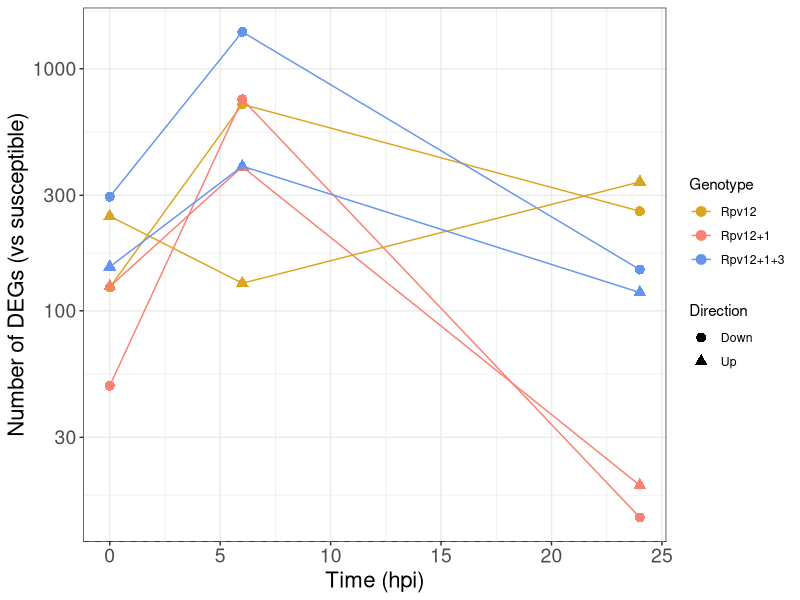
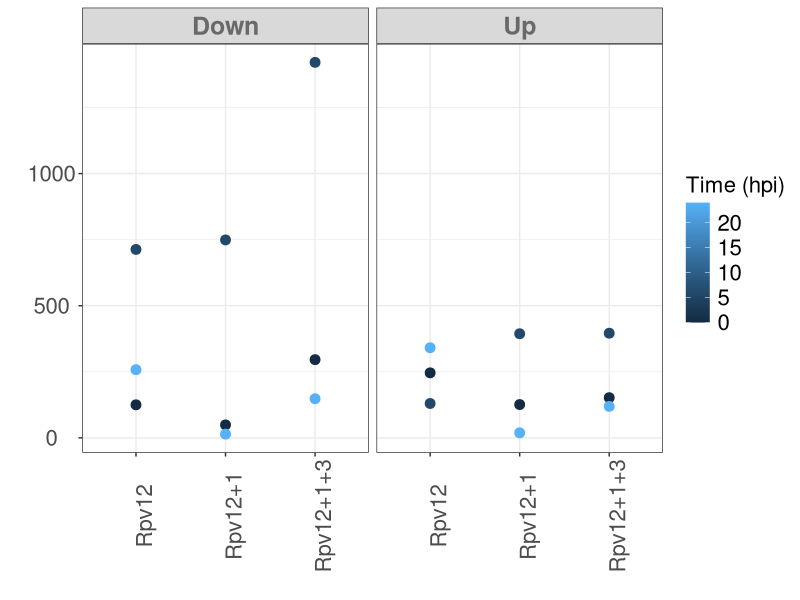

Write R code to recreate these figures, in order.
######################################## COUNTS OF DEGs #################
library(stats)
library(dplyr)
library(emmeans)
library(ggplot2)
library(MASS)

##########################################################################
####### 3 GENOTYPES #######################
#### Model A
DEGcounts <- read.table("DGEA/DEGs_genotype_time_direction_overview.csv", sep=",", header = TRUE)
myCountDF <- as.data.frame(DEGcounts[,c(2:5)])

myCountDF$DEGs <- as.numeric(myCountDF$DEGs)
myCountDF$genotype <- factor(myCountDF$genotype)
myCountDF$timing <- factor(myCountDF$timing)
myCountDF$direction <- factor(myCountDF$direction)

str(myCountDF)

m1 <- glm.nb(
  DEGs ~ genotype + timing + direction,
  data = myCountDF
)

sum(residuals(m1, type="pearson")^2) / df.residual(m1) # 1.228425

summary(m1)
# Coefficients:
# Estimate Std. Error t value Pr(>|t|)    
# (Intercept)         5.5565     0.3697  15.029  < 2e-16 ***
# genotypeRpv12+1    -1.0436     0.3706  -2.816  0.00487 ** 
# genotypeRpv12+1+3  -0.1515     0.3692  -0.410  0.68164    
# timing6             1.4408     0.3694   3.901  9.6e-05 ***
# timing24           -0.3239     0.3712  -0.872  0.38294    
# directionUp        -0.1930     0.3022  -0.639  0.52303     

# The model analyzes how much each resistant genotype diverges from the susceptible over time.
# The susceptible control defines the zero point, not a modeled group.
# The significant timing effect means that divergence from the susceptible changes strongly across infection time.
# The direction trend suggests more suppression than activation relative to the susceptible.
# The genotype effect being nonsignificant implies similar total transcriptomic divergence among resistant genotypes (differences may still occur in which genes, but not in the number).

anova(m1, test = "Chisq")
# Df Deviance Resid. Df Resid. Dev       F   Pr(>Chi)   
# NULL                          17     47.668              
# genotype   2   2.8993        15     44.769    0.2347    
# timing     2  25.1998        13     19.569 3.372e-06 ***
# direction  1   0.3662        12     19.203    0.5451       

# Timing significantly affects DEG counts (p < 0.001), while the effect of direction or genotype is not significant.
# Infection time greatly affects DEG counts
# Resistant genotypes do not simply “increase DEG count” compared to each other.

emm <- emmeans(m1, ~ genotype | timing)
print(pairs(emm, adjust = "tukey"))
# timing = 0:
# contrast                estimate    SE  df z.ratio p.value
# Rpv12 - (Rpv12+1)          1.044 0.371 Inf   2.816  0.0135 *
# Rpv12 - (Rpv12+1+3)        0.151 0.369 Inf   0.410  0.9114
# (Rpv12+1) - (Rpv12+1+3)   -0.892 0.371 Inf  -2.406  0.0426 *

# timing = 6:
# contrast                estimate    SE  df z.ratio p.value
# Rpv12 - (Rpv12+1)          1.044 0.371 Inf   2.816  0.0135 *
# Rpv12 - (Rpv12+1+3)        0.151 0.369 Inf   0.410  0.9114
# (Rpv12+1) - (Rpv12+1+3)   -0.892 0.371 Inf  -2.406  0.0426 *

# timing = 24:
# contrast                estimate    SE  df z.ratio p.value
# Rpv12 - (Rpv12+1)          1.044 0.371 Inf   2.816  0.0135 *
# Rpv12 - (Rpv12+1+3)        0.151 0.369 Inf   0.410  0.9114
# (Rpv12+1) - (Rpv12+1+3)   -0.892 0.371 Inf  -2.406  0.0426 *

p.adjust(c(0.0135, 0.9114, 0.0426), method="fdr") # 0.0405 0.9114 0.0639
# At each time point:
# Rpv12 vs Rpv12+1 differs significantly.
# But Rpv12+1+3 is not consistently higher (sometimes even lower).
# Therefore:
# More loci ≠ more DEGs. Stacking changes which genes, not the total number.

################## Plot 
myCountDF$timing <- as.numeric(as.character(myCountDF$timing))

ggplot(myCountDF, aes(x = timing, y = DEGs,
                      color = genotype, shape = direction, group = interaction(genotype, direction))) +
  geom_point(size = 3) +
  geom_line() +
  geom_hline(yintercept = 0, linetype = "dashed") +
  scale_color_manual(values = c("Rpv12" = "goldenrod",
                                "Rpv12+1" = "salmon",
                                "Rpv12+1+3" = "cornflowerblue")) +
  scale_y_log10() +
  theme_bw() +
  labs(
    y = "Number of DEGs (vs susceptible)",
    x = "Time (hpi)",
    color = "Genotype",
    shape = "Direction"
  ) +
  theme(
    legend.position = "right",
    axis.text = element_text(size = 14),
    axis.title = element_text(size = 16)
  )

# DEGs_time_direction_genotypes.jpg

################## Q: Does the number of DEGs systematically increases with the number of loci. ##############
#### Model B
myCountDF$loci <- as.numeric(factor(myCountDF$genotype, levels = c("Rpv12", "Rpv12+1", "Rpv12+1+3")))
# loci = 1, 2, 3
m_loci <- glm.nb(
  DEGs ~ loci + timing + direction,
  data = myCountDF
)

summary(m_loci)
# Coefficients:
# Estimate Std. Error t value Pr(>|t|)    
# (Intercept)  5.35594    0.55234   9.697  < 2e-16 ***
# loci        -0.03758    0.21390  -0.176  0.86054    
# timing6      1.26250    0.42743   2.954  0.00314 ** 
# timing24    -0.11451    0.42841  -0.267  0.78925    
# directionUp -0.29980    0.34930  -0.858  0.39073    

anova(m_loci, test = "Chisq")
# Df Deviance Resid. Df Resid. Dev  Pr(>Chi)    
# NULL                         17     35.633              
# loci       1   0.6957        16     34.938 0.4042241    
# timing     2  14.6501        14     20.288 0.0006588 ***
# direction  1   0.6646        13     19.623 0.4149351    

p.adjust(c(0.4042241, 0.0006588, 0.4149351), method="fdr")
# 0.4149351 0.0019764 0.4149351

# The non-significant loci trend means the overall DEG counts are not simply scaling with the number of introgressed loci.
# Across time points, the total number of DEGs significantly changes (p = 0.0006588)
# timing significant

emm <- emmeans(m_loci, ~ timing | loci)
print(pairs(emm, adjust = "tukey"))
# loci = 2:
# contrast           estimate    SE  df z.ratio p.value
# timing0 - timing6    -1.263 0.427 Inf  -2.954  0.0088
# timing0 - timing24    0.115 0.428 Inf   0.267  0.9614
# timing6 - timing24    1.377 0.428 Inf   3.221  0.0037

emm <- emmeans(m_loci, ~ timing + direction | loci)
print(pairs(emm, adjust = "tukey"))
# loci = 2:
# contrast                     estimate    SE  df z.ratio p.value
# timing0 Down - timing6 Down    -1.263 0.427 Inf  -2.954  0.0370 *
# timing0 Down - timing24 Down    0.115 0.428 Inf   0.267  0.9998
# timing0 Down - timing0 Up       0.300 0.349 Inf   0.858  0.9562
# timing0 Down - timing6 Up      -0.963 0.552 Inf  -1.744  0.5022
# timing0 Down - timing24 Up      0.414 0.553 Inf   0.749  0.9756
# timing6 Down - timing24 Down    1.377 0.428 Inf   3.221  0.0162
# timing6 Down - timing0 Up       1.562 0.552 Inf   2.830  0.0529
# timing6 Down - timing6 Up       0.300 0.349 Inf   0.858  0.9562
# timing6 Down - timing24 Up      1.677 0.552 Inf   3.036  0.0289 *
# timing24 Down - timing0 Up      0.185 0.553 Inf   0.335  0.9994
# timing24 Down - timing6 Up     -1.077 0.552 Inf  -1.952  0.3706
# timing24 Down - timing24 Up     0.300 0.349 Inf   0.858  0.9562
# timing0 Up - timing6 Up        -1.263 0.427 Inf  -2.954  0.0370 *
# timing0 Up - timing24 Up        0.115 0.428 Inf   0.267  0.9998
# timing6 Up - timing24 Up        1.377 0.428 Inf   3.221  0.0162 *

############## 
## total transcriptional responsiveness differs by time and genotype - no by direction 
agg <- aggregate(DEGs ~ genotype + timing, data = myCountDF, sum)
m_simple <- glm.nb(agg$DEGs ~ as.factor(agg$genotype) + as.factor(agg$timing), data = agg)
anova(m_simple, test = "Chisq")
# Df Deviance Resid. Df Resid. Dev  Pr(>Chi)    
# NULL                                        8     32.163              
# as.factor(agg$genotype)  2   2.3415         6     29.822    0.3101    
# as.factor(agg$timing)    2  20.3804         4      9.441 3.754e-05 ***
# time >> genotype in terms of transcriptome-wide responsiveness
summary(m_simple)
#  Estimate Std. Error z value Pr(>|z|)    
# (Intercept)                        6.1334     0.3754  16.338  < 2e-16 ***
# as.factor(agg$genotype)Rpv12+1    -1.0614     0.4121  -2.576 0.010003 *  
# as.factor(agg$genotype)Rpv12+1+3  -0.1237     0.4108  -0.301 0.763356    
# as.factor(agg$timing)6             1.5000     0.4109   3.650 0.000262 ***
# as.factor(agg$timing)24           -0.3225     0.4126  -0.782 0.434444   

emm <- emmeans(m_simple, ~ timing | genotype)
print(pairs(emm, adjust = "tukey"))
# genotype = Rpv12:
# contrast           estimate    SE  df z.ratio p.value
# timing0 - timing6    -1.500 0.411 Inf  -3.650  0.0008
# timing0 - timing24    0.323 0.413 Inf   0.782  0.7143
# timing6 - timing24    1.823 0.411 Inf   4.429  <.0001

# genotype = Rpv12+1:
# contrast           estimate    SE  df z.ratio p.value
# timing0 - timing6    -1.500 0.411 Inf  -3.650  0.0008
# timing0 - timing24    0.323 0.413 Inf   0.782  0.7143
# timing6 - timing24    1.823 0.411 Inf   4.429  <.0001

# genotype = Rpv12+1+3:
# contrast           estimate    SE  df z.ratio p.value
# timing0 - timing6    -1.500 0.411 Inf  -3.650  0.0008
# timing0 - timing24    0.323 0.413 Inf   0.782  0.7143
# timing6 - timing24    1.823 0.411 Inf   4.429  <.0001

emm <- emmeans(m_simple, ~ genotype | timing)
print(pairs(emm, adjust = "tukey"))
# timing = 0:
# contrast                estimate    SE  df z.ratio p.value
# Rpv12 - (Rpv12+1)          1.061 0.412 Inf   2.576  0.0270
# Rpv12 - (Rpv12+1+3)        0.124 0.411 Inf   0.301  0.9513
# (Rpv12+1) - (Rpv12+1+3)   -0.938 0.412 Inf  -2.275  0.0593

# timing = 6:
# contrast                estimate    SE  df z.ratio p.value
# Rpv12 - (Rpv12+1)          1.061 0.412 Inf   2.576  0.0270
# Rpv12 - (Rpv12+1+3)        0.124 0.411 Inf   0.301  0.9513
# (Rpv12+1) - (Rpv12+1+3)   -0.938 0.412 Inf  -2.275  0.0593

# timing = 24:
# contrast                estimate    SE  df z.ratio p.value
# Rpv12 - (Rpv12+1)          1.061 0.412 Inf   2.576  0.0270
# Rpv12 - (Rpv12+1+3)        0.124 0.411 Inf   0.301  0.9513
# (Rpv12+1) - (Rpv12+1+3)   -0.938 0.412 Inf  -2.275  0.0593

#############
library(ggplot2)

# svg("/home/veve/Dropbox/MendelUni_Vinselect/draft/Sections_by_VK/PLANT_BIOTECH_J/DGE_counts.svg", width = 14, height = 8)
par(mfrow=c(1,1), mar=c(5.5,3,1.5,1), mgp=c(2,0.75,0), cex.main=0.9, cex.lab=1, cex.axis=1)
ggplot(myCountDF, aes(x = as.factor(genotype), y = as.double(DEGs))) +
  geom_point(size = 3, aes(colour = timing)) +  # Boxplot aggregated by time_group
  labs(x = "", y = "", color = "Time (hpi)") +
  theme_bw() + theme(axis.text.x = element_text(angle = 90, hjust = 0.5, size=16), axis.text.y = element_text(hjust = 0.5, size=16), strip.text.x = element_text(size = 18, colour = "dimgray", face = "bold"), legend.text = element_text(size=16), legend.title=element_text(size=16)) + facet_wrap(~direction)
# dev.off()
# DEGs_direction_timing_genotypes.jpg

########################### timing effect separately per genotype ########
#### Model C
# Loop through cultivars
for (g in unique(myCountDF$genotype)) {
  cat("\n###", g, "###\n")
  df_sub <- myCountDF %>% filter(genotype == g)
  
  m_sub <- glm.nb(
    DEGs ~ timing + direction,
    data = df_sub
  )
  
  print(summary(m_sub))
  print(anova(m_sub, test = "Chisq"))
}


### Rpv12 ### Rpv12: flat response, low inducibility
# Call:
# glm.nb(formula = DEGs ~ timing + direction, data = df_sub, init.theta = 4.159536525,  link = log)
# Coefficients:
# Estimate Std. Error z value Pr(>|z|)    
# (Intercept)   5.3549     0.4041  13.250   <2e-16 ***
# timing6       0.7221     0.4943   1.461    0.144    
# timing24      0.4619     0.4946   0.934    0.350    
# directionUp  -0.1939     0.4034  -0.481    0.631    
# (Dispersion parameter for Negative Binomial(4.1595) family taken to be 1)
# Null deviance: 9.0992  on 5  degrees of freedom
# Residual deviance: 6.2269  on 2  degrees of freedom
# AIC: 85.368
# Theta:  4.16 
# Std. Err.:  2.35 
# 2 x log-likelihood:  -75.368 
# Df Deviance Resid. Df Resid. Dev Pr(>Chi)
# NULL                          5     9.0992         
# timing     2  2.68777         3     6.4115   0.2608
# direction  1  0.18453         2     6.2269   0.6675

### Rpv12+1 ### very strong timing structure, but symmetric up/down.
# Call:
# glm.nb(formula = DEGs ~ timing + direction, data = df_sub, init.theta = 9.345703886, link = log)
# Coefficients:
# Estimate Std. Error z value Pr(>|z|)    
# (Intercept)   4.3585     0.2846  15.316  < 2e-16 ***
# timing6       1.9354     0.3373   5.738 9.58e-09 ***
# timing24     -1.6448     0.3788  -4.343 1.41e-05 ***
# directionUp   0.1653     0.2914   0.567     0.57    
# (Dispersion parameter for Negative Binomial(9.3457) family taken to be 1)
# Null deviance: 94.999  on 5  degrees of freedom
# Residual deviance:  5.444  on 2  degrees of freedom
# AIC: 68.184
# Theta:  9.35 
# Std. Err.:  5.73 
# 
# 2 x log-likelihood:  -58.184 
# Analysis of Deviance Table
# Model: Negative Binomial(9.3457), link: log
# Df Deviance Resid. Df Resid. Dev Pr(>Chi)    
# NULL                          5     94.999             
# timing     2   89.264         3      5.735   <2e-16 ***
# direction  1    0.291         2      5.444   0.5893    

### Rpv12+1+3 ### strong timing and strong directional bias (more downregulation).
# Call: glm.nb(formula = DEGs ~ timing + direction, data = df_sub, init.theta = 23.46246714, link = log)
# Coefficients:
# Estimate Std. Error z value Pr(>|z|)    
# (Intercept)   5.7273     0.1763  32.480  < 2e-16 ***
# timing6       1.3022     0.2140   6.085 1.17e-09 ***
# timing24     -0.4487     0.2213  -2.027   0.0427 *  
# directionUp  -0.7418     0.1775  -4.180 2.92e-05 ***
# (Dispersion parameter for Negative Binomial(23.4625) family taken to be 1)
# Null deviance: 111.9290  on 5  degrees of freedom
# Residual deviance:   5.9835  on 2  degrees of freedom
# AIC: 76.205
# Theta:  23.5 
# Std. Err.:  14.7 
# 2 x log-likelihood:  -66.205 
# Model: Negative Binomial(23.4625), link: log
# Df Deviance Resid. Df Resid. Dev  Pr(>Chi)    
# NULL                          5    111.929              
# timing     2   89.420         3     22.509 < 2.2e-16 ***
# direction  1   16.526         2      5.983 4.799e-05 ***

## Only stacked genotypes show coordinated temporal AND directional regulation.

######## Compare cultivars at the same time point
#### Model D
for (t in unique(myCountDF$timing)) {
  cat("\n### Time:", t, "hpi ###\n")
  df_sub <- myCountDF %>% filter(timing == t)
  
  m_sub <- glm.nb(
    DEGs ~ genotype + direction,
    data = df_sub
  )
  
  print(summary(m_sub))
  print(anova(m_sub, test = "Chisq"))
  
  emm <- emmeans(m_sub, ~ genotype | direction)
  print(pairs(emm, adjust = "tukey"))
}

### Time: 0 hpi ### There is basal difference before infection. Rpv12+1 lower DEGs than Rpv12 → interesting basal tuning.
# Call: glm.nb(formula = DEGs ~ genotype + direction, data = df_sub, init.theta = 8.867476876, link = log)
# Coefficients:
# Estimate Std. Error z value Pr(>|z|)    
# (Intercept)         5.0248     0.2820  17.817   <2e-16 ***
# genotypeRpv12+1    -0.7672     0.3489  -2.199   0.0279 *  
# genotypeRpv12+1+3   0.2870     0.3431   0.837   0.4028    
# directionUp         0.3186     0.2829   1.126   0.2601    
# (Dispersion parameter for Negative Binomial(8.8675) family taken to be 1)
# Null deviance: 14.6470  on 5  degrees of freedom
# Residual deviance:  6.0474  on 2  degrees of freedom
# AIC: 74.07
# Theta:  8.87 
# Std. Err.:  5.32 
# 2 x log-likelihood:  -64.07 
# Model: Negative Binomial(8.8675), link: log
# Df Deviance Resid. Df Resid. Dev Pr(>Chi)  
# NULL                          5    14.6470           
# genotype   2   7.4621         3     7.1849  0.02397 *
# direction  1   1.1375         2     6.0474  0.28618  

# direction = Down:
# contrast                estimate    SE  df z.ratio p.value
# Rpv12 - (Rpv12+1)          0.767 0.349 Inf   2.199  0.0713
# Rpv12 - (Rpv12+1+3)       -0.287 0.343 Inf  -0.837  0.6803
# (Rpv12+1) - (Rpv12+1+3)   -1.054 0.348 Inf  -3.031  0.0069*

# direction = Up:
# contrast                estimate    SE  df z.ratio p.value
# Rpv12 - (Rpv12+1)          0.767 0.349 Inf   2.199  0.0713
# Rpv12 - (Rpv12+1+3)       -0.287 0.343 Inf  -0.837  0.6803
# (Rpv12+1) - (Rpv12+1+3)   -1.054 0.348 Inf  -3.031  0.0069*

### Time: 6 hpi ### genotype highly significant; direction highly significant (down > up)
# Call: glm.nb(formula = DEGs ~ genotype + direction, data = df_sub, init.theta = 23.12015981, link = log)
# Coefficients:
# Estimate Std. Error z value Pr(>|z|)    
# (Intercept)         6.3602     0.1744  36.459  < 2e-16 ***
# genotypeRpv12+1     0.5691     0.2148   2.650  0.00806 ** 
# genotypeRpv12+1+3   0.8617     0.2142   4.024 5.73e-05 ***
# directionUp        -1.2003     0.1746  -6.876 6.15e-12 ***
# (Dispersion parameter for Negative Binomial(23.1202) family taken to be 1)
# Null deviance: 63.1317  on 5  degrees of freedom
# Residual deviance:  6.0866  on 2  degrees of freedom
# AIC: 83.214
# Theta:  23.1 
# Std. Err.:  14.1 
# 2 x log-likelihood:  -73.214 
# Analysis of Deviance Table
# Model: Negative Binomial(23.1202), link: log
# Df Deviance Resid. Df Resid. Dev  Pr(>Chi)    
# NULL                          5     63.132              
# genotype   2   13.504         3     49.627  0.001168 ** 
# direction  1   43.541         2      6.087 4.153e-11 ***

# direction = Down:
# contrast                estimate    SE  df z.ratio p.value
# Rpv12 - (Rpv12+1)         -0.569 0.215 Inf  -2.650  0.0220
# Rpv12 - (Rpv12+1+3)       -0.862 0.214 Inf  -4.024  0.0002
# (Rpv12+1) - (Rpv12+1+3)   -0.293 0.212 Inf  -1.378  0.3524

# direction = Up:
# contrast                estimate    SE  df z.ratio p.value
# Rpv12 - (Rpv12+1)         -0.569 0.215 Inf  -2.650  0.0220
# Rpv12 - (Rpv12+1+3)       -0.862 0.214 Inf  -4.024  0.0002
# (Rpv12+1) - (Rpv12+1+3)   -0.293 0.212 Inf  -1.378  0.3524

## This is the main transcriptional burst. Rpv12+1+3 diverges the most → stacking amplifies early response.

### Time: 24 hpi ### genotype extremely significant
# Call: glm.nb(formula = DEGs ~ genotype + direction, data = df_sub, init.theta = 121.6926169, link = log)
# Coefficients:
# Estimate Std. Error z value Pr(>|z|)    
# (Intercept)        5.65371    0.09435  59.924  < 2e-16 ***
# genotypeRpv12+1   -2.89634    0.20056 -14.441  < 2e-16 ***
# genotypeRpv12+1+3 -0.80148    0.11675  -6.865 6.65e-12 ***
# directionUp        0.08887    0.11022   0.806     0.42    
# (Dispersion parameter for Negative Binomial(121.6926) family taken to be 1)
# Null deviance: 325.0107  on 5  degrees of freedom
# Residual deviance:   4.8773  on 2  degrees of freedom
# AIC: 56.882
# Theta:  122 
# Std. Err.:  135 
# 2 x log-likelihood:  -46.882 
# Analysis of Deviance Table
# Model: Negative Binomial(121.6926), link: log
# Df Deviance Resid. Df Resid. Dev Pr(>Chi)    
# NULL                          5     325.01             
# genotype   2   319.49         3       5.52   <2e-16 ***
# direction  1     0.65         2       4.88   0.4212    

# direction = Down:
# contrast                estimate    SE  df z.ratio p.value
# Rpv12 - (Rpv12+1)          2.896 0.201 Inf  14.441  <.0001
# Rpv12 - (Rpv12+1+3)        0.801 0.117 Inf   6.865  <.0001
# (Rpv12+1) - (Rpv12+1+3)   -2.095 0.206 Inf -10.188  <.0001

# direction = Up:
# contrast                estimate    SE  df z.ratio p.value
# Rpv12 - (Rpv12+1)          2.896 0.201 Inf  14.441  <.0001
# Rpv12 - (Rpv12+1+3)        0.801 0.117 Inf   6.865  <.0001
# (Rpv12+1) - (Rpv12+1+3)   -2.095 0.206 Inf -10.188  <.0001

## Late-stage regulation differs strongly by genotype, but up/down is more balanced.

##########################################################################################################
################# ACROSS GROUPS OF GENE CATEGORIES ##########################

DEGsBig <- read.csv("data_files/DEGs_perGroup_timing_direction.csv", sep="\t")

### Abbreviations
## Timing (gene category):
# IEV - significant DE change at 0, or 0 and 6 hpi
# ER - significant DE change at 6 and 24 hpi
# LR - significant DE change at 24 hpi
# TRS - significant DE change at 6 hpi
# Sch - significant DE change maintained over the time (0, 6 and 24 hpi)
## Groups
# I - pattern of timing (gene category) shared across all 3 genotypes
# II - shared by Rpv12 and Rpv12+1
# III - shared by Rpv12+1 and Rpv12+1+3
# IV - shared by Rpv12 and Rpv12+1+3
# Va - specific to Rpv12
# Vb - specific to Rpv12+1
# Vc - specific to Rpv12+1+3
# VI - complex patterns across cultivars

# Full model with all 2-way interactions (avoid 3-way to keep df > 0)
totalDEGs_perGroup <- aggregate(DEGsBig$DEGs, by = list(DEGsBig$groups), FUN=sum)
colnames(totalDEGs_perGroup) <-c("Group", "totalDEGs")
# Group    totalDEGs
# 1       I   97
# 2      II  141
# 3     III  227
# 4      IV  324
# 5      Va  668
# 6      Vb  586
# 7      Vc 1084
sum(totalDEGs_perGroup$totalDEGs)
# 3 127 - simple DE patterns

# DEGs = counts   = number of DE genes in the cell (integer)
# total   = total DEGs for that stratum (the denominator/exposure)
# timing, genotype, direction = predictors (factors)
# to test proportion of DEGs per category

######## Compare groups at the same time point
#### Model E
for (t in unique(DEGsBig$timing)) {
  cat("\n### Time:", t, "hpi ###\n")
  df_sub <- DEGsBig %>% filter(timing == t)
  
  m_sub <- glm.nb(
    DEGs ~ groups + direction,
    data = df_sub
  )
  
  print(summary(m_sub))
  print(anova(m_sub, test = "Chisq"))
  
  emm <- emmeans(m_sub, ~ groups | direction)
  print(pairs(emm, adjust = "tukey"))
}

### Time: IEV hpi ###
# Call:
# glm.nb(formula = DEGs ~ groups + direction, data = df_sub, init.theta = 6.488036399, 
#         link = log)

# Coefficients:
# Estimate Std. Error z value Pr(>|z|)    
# (Intercept)  0.36884    0.65461   0.563  0.57313    
# groupsII     1.19521    0.76638   1.560  0.11886    
# groupsIII    0.69499    0.80787   0.860  0.38964    
# groupsIV     1.99949    0.72919   2.742  0.00611 ** 
# groupsVa     4.13732    0.70142   5.899 3.67e-09 ***
# groupsVb     3.52781    0.70459   5.007 5.53e-07 ***
# groupsVc     4.20541    0.70117   5.998 2.00e-09 ***
# directionUp  0.07716    0.26677   0.289  0.77241    
# (Dispersion parameter for Negative Binomial(6.488) family taken to be 1)
# Null deviance: 136.919  on 13  degrees of freedom
# Residual deviance:  11.086  on  6  degrees of freedom
# AIC: 110.61
# Theta:  6.49 
# Std. Err.:  3.13 
# 2 x log-likelihood:  -92.611 
# Analysis of Deviance Table
# Df Deviance Resid. Df Resid. Dev Pr(>Chi)    
# NULL                         13    136.919             
# groups     6  125.760         7     11.159   <2e-16 ***
#  direction  1    0.073         6     11.086   0.7864    

# direction = Down:
# contrast estimate    SE  df z.ratio p.value
# I - II    -1.1952 0.766 Inf  -1.560  0.7083
# I - III   -0.6950 0.808 Inf  -0.860  0.9783
# I - IV    -1.9995 0.729 Inf  -2.742  0.0881
# I - Va    -4.1373 0.701 Inf  -5.899  <.0001
# I - Vb    -3.5278 0.705 Inf  -5.007  <.0001
# I - Vc    -4.2054 0.701 Inf  -5.998  <.0001
# II - III   0.5002 0.649 Inf   0.771  0.9877
# II - IV   -0.8043 0.548 Inf  -1.469  0.7635
# II - Va   -2.9421 0.510 Inf  -5.769  <.0001
# II - Vb   -2.3326 0.514 Inf  -4.535  0.0001
# II - Vc   -3.0102 0.510 Inf  -5.906  <.0001
# III - IV  -1.3045 0.604 Inf  -2.159  0.3183
# III - Va  -3.4423 0.570 Inf  -6.034  <.0001
# III - Vb  -2.8328 0.574 Inf  -4.932  <.0001
# III - Vc  -3.5104 0.570 Inf  -6.157  <.0001
# IV - Va   -2.1378 0.452 Inf  -4.727  <.0001
# IV - Vb   -1.5283 0.457 Inf  -3.343  0.0145
# IV - Vc   -2.2059 0.452 Inf  -4.882  <.0001
# Va - Vb    0.6095 0.411 Inf   1.482  0.7559
# Va - Vc   -0.0681 0.405 Inf  -0.168  1.0000
# Vb - Vc   -0.6776 0.411 Inf  -1.649  0.6503

# direction = Up:
# contrast estimate    SE  df z.ratio p.value
# I - II    -1.1952 0.766 Inf  -1.560  0.7083
# I - III   -0.6950 0.808 Inf  -0.860  0.9783
# I - IV    -1.9995 0.729 Inf  -2.742  0.0881
# I - Va    -4.1373 0.701 Inf  -5.899  <.0001
# I - Vb    -3.5278 0.705 Inf  -5.007  <.0001
# I - Vc    -4.2054 0.701 Inf  -5.998  <.0001
# II - III   0.5002 0.649 Inf   0.771  0.9877
# II - IV   -0.8043 0.548 Inf  -1.469  0.7635
# II - Va   -2.9421 0.510 Inf  -5.769  <.0001
# II - Vb   -2.3326 0.514 Inf  -4.535  0.0001
# II - Vc   -3.0102 0.510 Inf  -5.906  <.0001
# III - IV  -1.3045 0.604 Inf  -2.159  0.3183
# III - Va  -3.4423 0.570 Inf  -6.034  <.0001
# III - Vb  -2.8328 0.574 Inf  -4.932  <.0001
# III - Vc  -3.5104 0.570 Inf  -6.157  <.0001
# IV - Va   -2.1378 0.452 Inf  -4.727  <.0001
# IV - Vb   -1.5283 0.457 Inf  -3.343  0.0145
# IV - Vc   -2.2059 0.452 Inf  -4.882  <.0001
# Va - Vb    0.6095 0.411 Inf   1.482  0.7559
# Va - Vc   -0.0681 0.405 Inf  -0.168  1.0000
# Vb - Vc   -0.6776 0.411 Inf  -1.649  0.6503

### Time: ER hpi ###

# Call:
#  glm.nb(formula = DEGs ~ groups + direction, data = df_sub, init.theta = 31637.45102, 
#          link = log)
# Coefficients:
# Estimate Std. Error z value Pr(>|z|)   
# (Intercept)  5.955e-01  5.904e-01   1.009  0.31316   
# groupsII    -1.099e+00  1.155e+00  -0.951  0.34140   
# groupsIII   -3.743e+01  4.745e+07   0.000  1.00000   
# groupsIV     1.099e+00  6.667e-01   1.648  0.09938 . 
# groupsVa     8.473e-01  6.901e-01   1.228  0.21952   
# groupsVb    -4.055e-01  9.129e-01  -0.444  0.65694   
# groupsVc     1.946e+00  6.172e-01   3.153  0.00162 **
# directionUp -4.248e-01  3.119e-01  -1.362  0.17325   
# (Dispersion parameter for Negative Binomial(31637.45) family taken to be 1)
# Null deviance: 58.7178  on 13  degrees of freedom
# Residual deviance:  8.9142  on  6  degrees of freedom
# AIC: 57.248

# Theta:  31637 
# Std. Err.:  843067 
# Warning while fitting theta: alternation limit reached 
# 2 x log-likelihood:  -39.248 
# Analysis of Deviance Table
# Model: Negative Binomial(31637.45), link: log
# Df Deviance Resid. Df Resid. Dev  Pr(>Chi)    
# NULL                         13     58.718              
# groups     6   47.907         7     10.811 1.233e-08 ***
# direction  1    1.897         6      8.914    0.1685    

# direction = Down:
# contrast estimate       SE  df z.ratio p.value
# I - II      1.099        1 Inf   0.951  0.9640
# I - III    37.427 47500000 Inf   0.000  1.0000
# I - IV     -1.099        1 Inf  -1.648  0.6510
# I - Va     -0.847        1 Inf  -1.228  0.8835
# I - Vb      0.405        1 Inf   0.444  0.9994
# I - Vc     -1.946        1 Inf  -3.153  0.0270
# II - III   36.328 47500000 Inf   0.000  1.0000
# II - IV    -2.197        1 Inf  -2.084  0.3619
# II - Va    -1.946        1 Inf  -1.820  0.5342
# II - Vb    -0.693        1 Inf  -0.566  0.9977
# II - Vc    -3.045        1 Inf  -2.974  0.0464
# III - IV  -38.525 47500000 Inf   0.000  1.0000
# III - Va  -38.274 47500000 Inf   0.000  1.0000
# III - Vb  -37.021 47500000 Inf   0.000  1.0000
# III - Vc  -39.373 47500000 Inf   0.000  1.0000
# IV - Va     0.251        1 Inf   0.499  0.9989
# IV - Vb     1.504        1 Inf   1.924  0.4642
# IV - Vc    -0.847        0 Inf  -2.126  0.3369
# Va - Vb     1.253        1 Inf   1.562  0.7065
# Va - Vc    -1.099        0 Inf  -2.517  0.1531
# Vb - Vc    -2.351        1 Inf  -3.177  0.0250

# direction = Up:
# contrast estimate       SE  df z.ratio p.value
# I - II      1.099        1 Inf   0.951  0.9640
# I - III    37.427 47500000 Inf   0.000  1.0000
# I - IV     -1.099        1 Inf  -1.648  0.6510
# I - Va     -0.847        1 Inf  -1.228  0.8835
# I - Vb      0.405        1 Inf   0.444  0.9994
# I - Vc     -1.946        1 Inf  -3.153  0.0270
# II - III   36.328 47500000 Inf   0.000  1.0000
# II - IV    -2.197        1 Inf  -2.084  0.3619
# II - Va    -1.946        1 Inf  -1.820  0.5342
# II - Vb    -0.693        1 Inf  -0.566  0.9977
# II - Vc    -3.045        1 Inf  -2.974  0.0464
# III - IV  -38.525 47500000 Inf   0.000  1.0000
# III - Va  -38.274 47500000 Inf   0.000  1.0000
# III - Vb  -37.021 47500000 Inf   0.000  1.0000
# III - Vc  -39.373 47500000 Inf   0.000  1.0000
# IV - Va     0.251        1 Inf   0.499  0.9989
# IV - Vb     1.504        1 Inf   1.924  0.4642
# IV - Vc    -0.847        0 Inf  -2.126  0.3369
# Va - Vb     1.253        1 Inf   1.562  0.7065
# Va - Vc    -1.099        0 Inf  -2.517  0.1531
# Vb - Vc    -2.351        1 Inf  -3.177  0.0250

### Time: TSR hpi ###

# Call:
# glm.nb(formula = DEGs ~ groups + direction, data = df_sub, init.theta = 4.249144746, 
#        link = log)
# Coefficients:
# Estimate Std. Error z value Pr(>|z|)    
# (Intercept)   4.3119     0.3939  10.946  < 2e-16 ***
# groupsII      0.1693     0.5286   0.320  0.74880    
# groupsIII     1.5998     0.5143   3.111  0.00186 ** 
# groupsIV      0.6950     0.5211   1.334  0.18233    
# groupsVa      0.5515     0.5228   1.055  0.29147    
# groupsVb      2.2722     0.5119   4.439 9.04e-06 ***
# groupsVc      2.2752     0.5119   4.445 8.79e-06 ***
# directionUp  -1.9281     0.2722  -7.084 1.40e-12 ***
# (Dispersion parameter for Negative Binomial(4.2491) family taken to be 1)
# Null deviance: 81.354  on 13  degrees of freedom
# Residual deviance: 14.210  on  6  degrees of freedom
# AIC: 159.99
# Theta:  4.25 
# Std. Err.:  1.69 
# 2 x log-likelihood:  -141.994 
# Analysis of Deviance Table
# Model: Negative Binomial(4.2491), link: log
#  Df Deviance Resid. Df Resid. Dev  Pr(>Chi)    
# NULL                         13     81.354              
# groups     6   28.510         7     52.844 7.529e-05 ***
# direction  1   38.634         6     14.210 5.111e-10 ***

# direction = Down:
# contrast estimate    SE  df z.ratio p.value
# I - II   -0.16926 0.529 Inf  -0.320  0.9999
# I - III  -1.59985 0.514 Inf  -3.111  0.0308
# I - IV   -0.69496 0.521 Inf  -1.334  0.8362
# I - Va   -0.55152 0.523 Inf  -1.055  0.9409
# I - Vb   -2.27216 0.512 Inf  -4.439  0.0002
# I - Vc   -2.27520 0.512 Inf  -4.445  0.0002
# II - III -1.43059 0.511 Inf  -2.800  0.0755
# II - IV  -0.52570 0.518 Inf  -1.015  0.9507
# II - Va  -0.38226 0.520 Inf  -0.736  0.9904
# II - Vb  -2.10290 0.508 Inf  -4.136  0.0007
# II - Vc  -2.10594 0.508 Inf  -4.142  0.0007
# III - IV  0.90489 0.503 Inf   1.799  0.5487
# III - Va  1.04833 0.505 Inf   2.077  0.3666
# III - Vb -0.67231 0.493 Inf  -1.363  0.8214
# III - Vc -0.67535 0.493 Inf  -1.369  0.8183
# IV - Va   0.14344 0.512 Inf   0.280  1.0000
# IV - Vb  -1.57720 0.501 Inf  -3.151  0.0272
# IV - Vc  -1.58024 0.501 Inf  -3.157  0.0267
# Va - Vb  -1.72064 0.502 Inf  -3.425  0.0110
# Va - Vc  -1.72368 0.502 Inf  -3.431  0.0108
# Vb - Vc  -0.00304 0.491 Inf  -0.006  1.0000

# direction = Up:
# contrast estimate    SE  df z.ratio p.value
# I - II   -0.16926 0.529 Inf  -0.320  0.9999
# I - III  -1.59985 0.514 Inf  -3.111  0.0308
# I - IV   -0.69496 0.521 Inf  -1.334  0.8362
# I - Va   -0.55152 0.523 Inf  -1.055  0.9409
# I - Vb   -2.27216 0.512 Inf  -4.439  0.0002
# I - Vc   -2.27520 0.512 Inf  -4.445  0.0002
# II - III -1.43059 0.511 Inf  -2.800  0.0755
# II - IV  -0.52570 0.518 Inf  -1.015  0.9507
# II - Va  -0.38226 0.520 Inf  -0.736  0.9904
# II - Vb  -2.10290 0.508 Inf  -4.136  0.0007
# II - Vc  -2.10594 0.508 Inf  -4.142  0.0007
# III - IV  0.90489 0.503 Inf   1.799  0.5487
# III - Va  1.04833 0.505 Inf   2.077  0.3666
# III - Vb -0.67231 0.493 Inf  -1.363  0.8214
# III - Vc -0.67535 0.493 Inf  -1.369  0.8183
# IV - Va   0.14344 0.512 Inf   0.280  1.0000
# IV - Vb  -1.57720 0.501 Inf  -3.151  0.0272
# IV - Vc  -1.58024 0.501 Inf  -3.157  0.0267
# Va - Vb  -1.72064 0.502 Inf  -3.425  0.0110
# Va - Vc  -1.72368 0.502 Inf  -3.431  0.0108
# Vb - Vc  -0.00304 0.491 Inf  -0.006  1.0000

### Time: LR hpi ###
# Call:
# glm.nb(formula = DEGs ~ groups + direction, data = df_sub, init.theta = 264596.7244, 
#        link = log)
# Coefficients:
# Estimate Std. Error z value Pr(>|z|)    
# (Intercept) -0.05549    0.70913  -0.078    0.938    
# groupsII     0.40547    0.91287   0.444    0.657    
# groupsIII   -0.69315    1.22475  -0.566    0.571    
# groupsIV     3.29584    0.72008   4.577 4.72e-06 ***
# groupsVa     4.87137    0.70981   6.863 6.75e-12 ***
# groupsVb     1.09861    0.81650   1.346    0.178    
# groupsVc     3.43399    0.71842   4.780 1.75e-06 ***
# directionUp  0.10807    0.10157   1.064    0.287    
#  (Dispersion parameter for Negative Binomial(264596.7) family taken to be 1)
# Null deviance: 757.7650  on 13  degrees of freedom
# Residual deviance:   4.3587  on  6  degrees of freedom
# AIC: 73.074
# Theta:  264597 
# Std. Err.:  4239206 
# Warning while fitting theta: iteration limit reached 
# 2 x log-likelihood:  -55.074 
#  Model: Negative Binomial(264596.7), link: log
# Df Deviance Resid. Df Resid. Dev Pr(>Chi)    
# NULL                         13     757.76             
# groups     6   752.27         7       5.49   <2e-16 ***
# direction  1     1.13         6       4.36    0.287    

# direction = Down:
# contrast estimate    SE  df z.ratio p.value
# I - II     -0.405 0.913 Inf  -0.444  0.9994
# I - III     0.693 1.220 Inf   0.566  0.9977
# I - IV     -3.296 0.720 Inf  -4.577  0.0001
# I - Va     -4.871 0.710 Inf  -6.863  <.0001
# I - Vb     -1.099 0.816 Inf  -1.346  0.8304
# I - Vc     -3.434 0.718 Inf  -4.780  <.0001
# II - III    1.099 1.150 Inf   0.951  0.9640
# II - IV    -2.890 0.593 Inf  -4.873  <.0001
# II - Va    -4.466 0.581 Inf  -7.691  <.0001
# II - Vb    -0.693 0.707 Inf  -0.980  0.9584
# II - Vc    -3.029 0.591 Inf  -5.123  <.0001
# III - IV   -3.989 1.010 Inf  -3.953  0.0015
# III - Va   -5.565 1.000 Inf  -5.554  <.0001
# III - Vb   -1.792 1.080 Inf  -1.659  0.6437
# III - Vc   -4.127 1.010 Inf  -4.094  0.0008
# IV - Va    -1.576 0.150 Inf -10.538  <.0001
# IV - Vb     2.197 0.430 Inf   5.106  <.0001
# IV - Vc    -0.138 0.186 Inf  -0.742  0.9899
# Va - Vb     3.773 0.413 Inf   9.137  <.0001
# Va - Vc     1.437 0.141 Inf  10.173  <.0001
# Vb - Vc    -2.335 0.428 Inf  -5.462  <.0001

# direction = Up:
# contrast estimate    SE  df z.ratio p.value
# I - II     -0.405 0.913 Inf  -0.444  0.9994
# I - III     0.693 1.220 Inf   0.566  0.9977
# I - IV     -3.296 0.720 Inf  -4.577  0.0001
# I - Va     -4.871 0.710 Inf  -6.863  <.0001
# I - Vb     -1.099 0.816 Inf  -1.346  0.8304
# I - Vc     -3.434 0.718 Inf  -4.780  <.0001
# II - III    1.099 1.150 Inf   0.951  0.9640
# II - IV    -2.890 0.593 Inf  -4.873  <.0001
# II - Va    -4.466 0.581 Inf  -7.691  <.0001
# II - Vb    -0.693 0.707 Inf  -0.980  0.9584
# II - Vc    -3.029 0.591 Inf  -5.123  <.0001
# III - IV   -3.989 1.010 Inf  -3.953  0.0015
# III - Va   -5.565 1.000 Inf  -5.554  <.0001
# III - Vb   -1.792 1.080 Inf  -1.659  0.6437
# III - Vc   -4.127 1.010 Inf  -4.094  0.0008
# IV - Va    -1.576 0.150 Inf -10.538  <.0001
# IV - Vb     2.197 0.430 Inf   5.106  <.0001
# IV - Vc    -0.138 0.186 Inf  -0.742  0.9899
# Va - Vb     3.773 0.413 Inf   9.137  <.0001
# Va - Vc     1.437 0.141 Inf  10.173  <.0001
# Vb - Vc    -2.335 0.428 Inf  -5.462  <.0001

### Time: Sch hpi ###
# Call:
# glm.nb(formula = DEGs ~ groups + direction, data = df_sub, init.theta = 34085.43974, 
#        link = log)
# Coefficients:
# Estimate Std. Error z value Pr(>|z|)
# (Intercept) -2.130e+01  1.808e+04  -0.001    0.999
# groupsII    -8.029e-08  2.556e+04   0.000    1.000
# groupsIII   -8.028e-08  2.556e+04   0.000    1.000
# groupsIV     2.360e+01  1.808e+04   0.001    0.999
# groupsVa     2.199e+01  1.808e+04   0.001    0.999
# groupsVb    -8.030e-08  2.556e+04   0.000    1.000
# groupsVc     2.324e+01  1.808e+04   0.001    0.999
# directionUp  2.162e-05  3.245e-01   0.000    1.000
# (Dispersion parameter for Negative Binomial(34085.44) family taken to be 1)
# Null deviance: 84.6412  on 13  degrees of freedom
# Residual deviance:  8.4013  on  6  degrees of freedom
# AIC: 45.396
# Theta:  34085 
# Std. Err.:  1083213 
# Warning while fitting theta: iteration limit reached 
# 2 x log-likelihood:  -27.396 
# Analysis of Deviance Table
# Model: Negative Binomial(34085.44), link: log
# Df Deviance Resid. Df Resid. Dev  Pr(>Chi)    
# NULL                         13     84.641              
# groups     6    76.24         7      8.401 2.132e-14 ***
# direction  1     0.00         6      8.401    0.9998    

# direction = Down:
# contrast estimate       SE  df z.ratio p.value
# I - II      0.000 2.56e+04 Inf   0.000  1.0000
# I - III     0.000 2.56e+04 Inf   0.000  1.0000
# I - IV    -23.600 1.81e+04 Inf  -0.001  1.0000
# I - Va    -21.991 1.81e+04 Inf  -0.001  1.0000
# I - Vb      0.000 2.56e+04 Inf   0.000  1.0000
# I - Vc    -23.244 1.81e+04 Inf  -0.001  1.0000
# II - III    0.000 2.56e+04 Inf   0.000  1.0000
# II - IV   -23.600 1.81e+04 Inf  -0.001  1.0000
# II - Va   -21.991 1.81e+04 Inf  -0.001  1.0000
# II - Vb     0.000 2.56e+04 Inf   0.000  1.0000
# II - Vc   -23.244 1.81e+04 Inf  -0.001  1.0000
# III - IV  -23.600 1.81e+04 Inf  -0.001  1.0000
# III - Va  -21.991 1.81e+04 Inf  -0.001  1.0000
# III - Vb    0.000 2.56e+04 Inf   0.000  1.0000
# III - Vc  -23.244 1.81e+04 Inf  -0.001  1.0000
# IV - Va     1.609 5.48e-01 Inf   2.938  0.0515
# IV - Vb    23.600 1.81e+04 Inf   0.001  1.0000
# IV - Vc     0.357 3.49e-01 Inf   1.023  0.9488
# Va - Vb    21.991 1.81e+04 Inf   0.001  1.0000
# Va - Vc    -1.253 5.67e-01 Inf  -2.210  0.2901
# Vb - Vc   -23.244 1.81e+04 Inf  -0.001  1.0000

# direction = Up:
# contrast estimate       SE  df z.ratio p.value
# I - II      0.000 2.56e+04 Inf   0.000  1.0000
# I - III     0.000 2.56e+04 Inf   0.000  1.0000
# I - IV    -23.600 1.81e+04 Inf  -0.001  1.0000
# I - Va    -21.991 1.81e+04 Inf  -0.001  1.0000
# I - Vb      0.000 2.56e+04 Inf   0.000  1.0000
# I - Vc    -23.244 1.81e+04 Inf  -0.001  1.0000
# II - III    0.000 2.56e+04 Inf   0.000  1.0000
# II - IV   -23.600 1.81e+04 Inf  -0.001  1.0000
# II - Va   -21.991 1.81e+04 Inf  -0.001  1.0000
# II - Vb     0.000 2.56e+04 Inf   0.000  1.0000
# II - Vc   -23.244 1.81e+04 Inf  -0.001  1.0000
# III - IV  -23.600 1.81e+04 Inf  -0.001  1.0000
# III - Va  -21.991 1.81e+04 Inf  -0.001  1.0000
# III - Vb    0.000 2.56e+04 Inf   0.000  1.0000
# III - Vc  -23.244 1.81e+04 Inf  -0.001  1.0000
# IV - Va     1.609 5.48e-01 Inf   2.938  0.0515
# IV - Vb    23.600 1.81e+04 Inf   0.001  1.0000
# IV - Vc     0.357 3.49e-01 Inf   1.023  0.9488
# Va - Vb    21.991 1.81e+04 Inf   0.001  1.0000
# Va - Vc    -1.253 5.67e-01 Inf  -2.210  0.2901
# Vb - Vc   -23.244 1.81e+04 Inf  -0.001  1.0000

# Transient responses (TSR): strongest directionality (suppression) and genotype effects.
# Sustained responses (Sch): shared vs specific patterns dominate, direction irrelevant.
# Late responses (LR): huge genotype-specific divergence.

#### Model F
mqb <- glm(cbind(DEGs, total_per_group - DEGs) ~ timing + groups + direction, family = quasibinomial(link = "logit"), data = DEGsBig)

summary(mqb)
# Coefficients:
# Estimate Std. Error t value Pr(>|t|)    
# (Intercept) -4.554e+00  1.285e+00  -3.545 0.000784 ***
# timingIEV    2.623e+00  1.059e+00   2.478 0.016140 *  
# timingLR     2.275e+00  1.073e+00   2.120 0.038253 *  
# timingSch   -1.246e-01  1.480e+00  -0.084 0.933194    
# timingTSR    4.407e+00  1.032e+00   4.272  7.3e-05 ***
# groupsII     1.205e-12  1.036e+00   0.000 1.000000    
# groupsIII    3.739e-11  9.527e-01   0.000 1.000000    
# groupsIV     1.849e-11  9.090e-01   0.000 1.000000    
# groupsVa     7.707e-11  8.533e-01   0.000 1.000000    
# groupsVb     8.232e-12  8.609e-01   0.000 1.000000    
# groupsVc    -4.305e-12  8.323e-01   0.000 1.000000    
# directionUp -1.146e+00  2.976e-01  -3.849 0.000298 ***
# Dispersion parameter for quasibinomial family taken to be 43.8516

anova(mqb, test = "Chisq")
# Df Deviance Resid. Df Resid. Dev      F    Pr(>F)    
# NULL                         69     7649.9                     
# timing     4   4776.4        65     2873.5 < 2.2e-16 ***
# groups     6      0.0        59     2873.5         1    
# direction  1    705.8        58     2167.6 6.022e-05 ***

# Timing: Highly significant — the relative proportion of DEGs differs strongly across infection phases. 
# → Indicates major temporal structure in transcriptomic responses (some phases have far more DEGs).

# Direction: Significant — upregulated vs downregulated genes differ in prevalence.
# → Downregulated genes dominate globally.

# The when (timing) and polarity (direction) matter more than which genotype shares the genes.
# This matches the biology: immune response is temporally structured and largely repressive.
# Groups: Non-significant — the pattern of shared vs specific DEGs across cultivars does not affect overall DEG proportions.

emm <- emmeans(mqb, ~ timing | direction)
pairs(emm, adjust = "tukey")  
## direction = Down:
# contrast  estimate    SE  df z.ratio p.value
# ER - IEV    -2.623 1.060 Inf  -2.478  0.0956
# ER - LR     -2.275 1.070 Inf  -2.120  0.2112
# ER - Sch     0.125 1.480 Inf   0.084  1.0000
# ER - TSR    -4.407 1.030 Inf  -4.272  0.0002
# IEV - LR     0.348 0.463 Inf   0.753  0.9437
# IEV - Sch    2.748 1.120 Inf   2.453  0.1015
# IEV - TSR   -1.784 0.356 Inf  -5.010  <.0001
# LR - Sch     2.400 1.130 Inf   2.117  0.2128
# LR - TSR    -2.133 0.397 Inf  -5.374  <.0001
# Sch - TSR   -4.532 1.090 Inf  -4.140  0.0003

## direction = Up:
# contrast  estimate    SE  df z.ratio p.value
# ER - IEV    -2.623 1.060 Inf  -2.478  0.0956
# ER - LR     -2.275 1.070 Inf  -2.120  0.2112
# ER - Sch     0.125 1.480 Inf   0.084  1.0000
# ER - TSR    -4.407 1.030 Inf  -4.272  0.0002
# IEV - LR     0.348 0.463 Inf   0.753  0.9437
# IEV - Sch    2.748 1.120 Inf   2.453  0.1015
# IEV - TSR   -1.784 0.356 Inf  -5.010  <.0001
# LR - Sch     2.400 1.130 Inf   2.117  0.2128
# LR - TSR    -2.133 0.397 Inf  -5.374  <.0001
# Sch - TSR   -4.532 1.090 Inf  -4.140  0.0003

# Results are averaged over the levels of: groups 

## Interpretation:
# Significant timing → certain transcriptomic phases dominate (e.g., TRS vs. IEV).
# Significant direction → asymmetric up/down regulation.
# Nonsignificant groups
